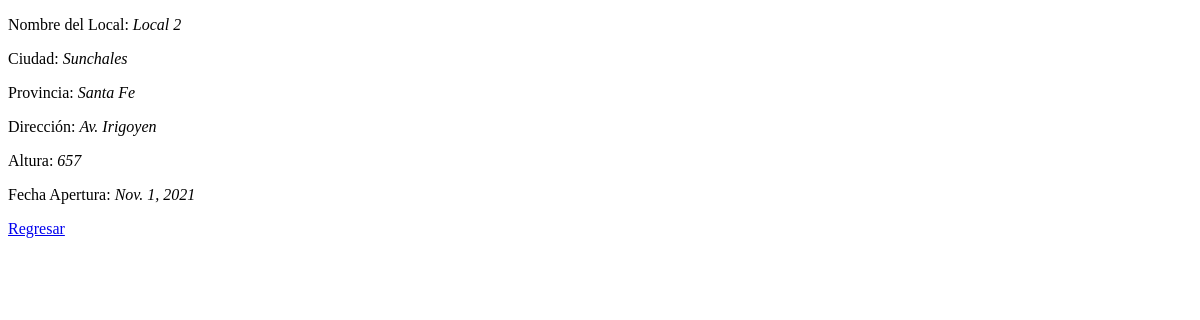
/AppMrBlack/local/detail2, run on an earlier commit of the app's database.
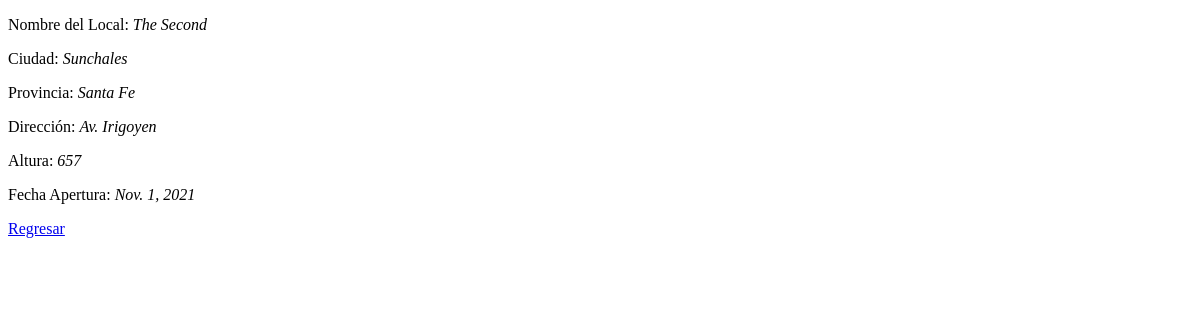
And on a later commit of the database.
### AppMrBlack/models.py (models this page shows, shortened)
class Locales(models.Model):
    nombrelocal = models.CharField('nombrelocal',max_length=45)
    ciudad = models.CharField('ciudad',max_length=45)
    provincia = models.CharField('provincia',max_length=45)
    direccion = models.CharField('direccion',max_length=45)
    altura = models.IntegerField()
    fechaapertura = models.DateField('fechaapertura')

### AppMrBlack/views.py (the view)
# urls.py: path('local/detail<pk>',views.LocalDetalle.as_view(),name='DetailLocal'),
class LocalDetalle(DetailView):
     model = Locales
     template_name = "local_detalle.html"

### AppMrBlack/templates/local_detalle.html (shortened to what this page needs)
<!DOCTYPE html>
<html lang="en">
<head>
</head>
<body>
    <p>Nombre del Local: <i>{{ locales.nombrelocal}}</i></p>
    <p>Ciudad: <i>{{ locales.ciudad }}</i></p>
    <p>Provincia: <i>{{ locales.provincia }}</i></p>
    <p>Dirección: <i>{{ locales.direccion }}</i></p>
    <p>Altura: <i>{{ locales.altura }}</i></p>
    <p>Fecha Apertura: <i>{{ locales.fechaapertura }}</i></p>
        <a href="{% url 'ListLocal' %}">Regresar</a>
</body>
</html>

What changed in the data, as far as the page shows it:
changed Locales "Sunchales": nombrelocal "Local 2" → "The Second"
